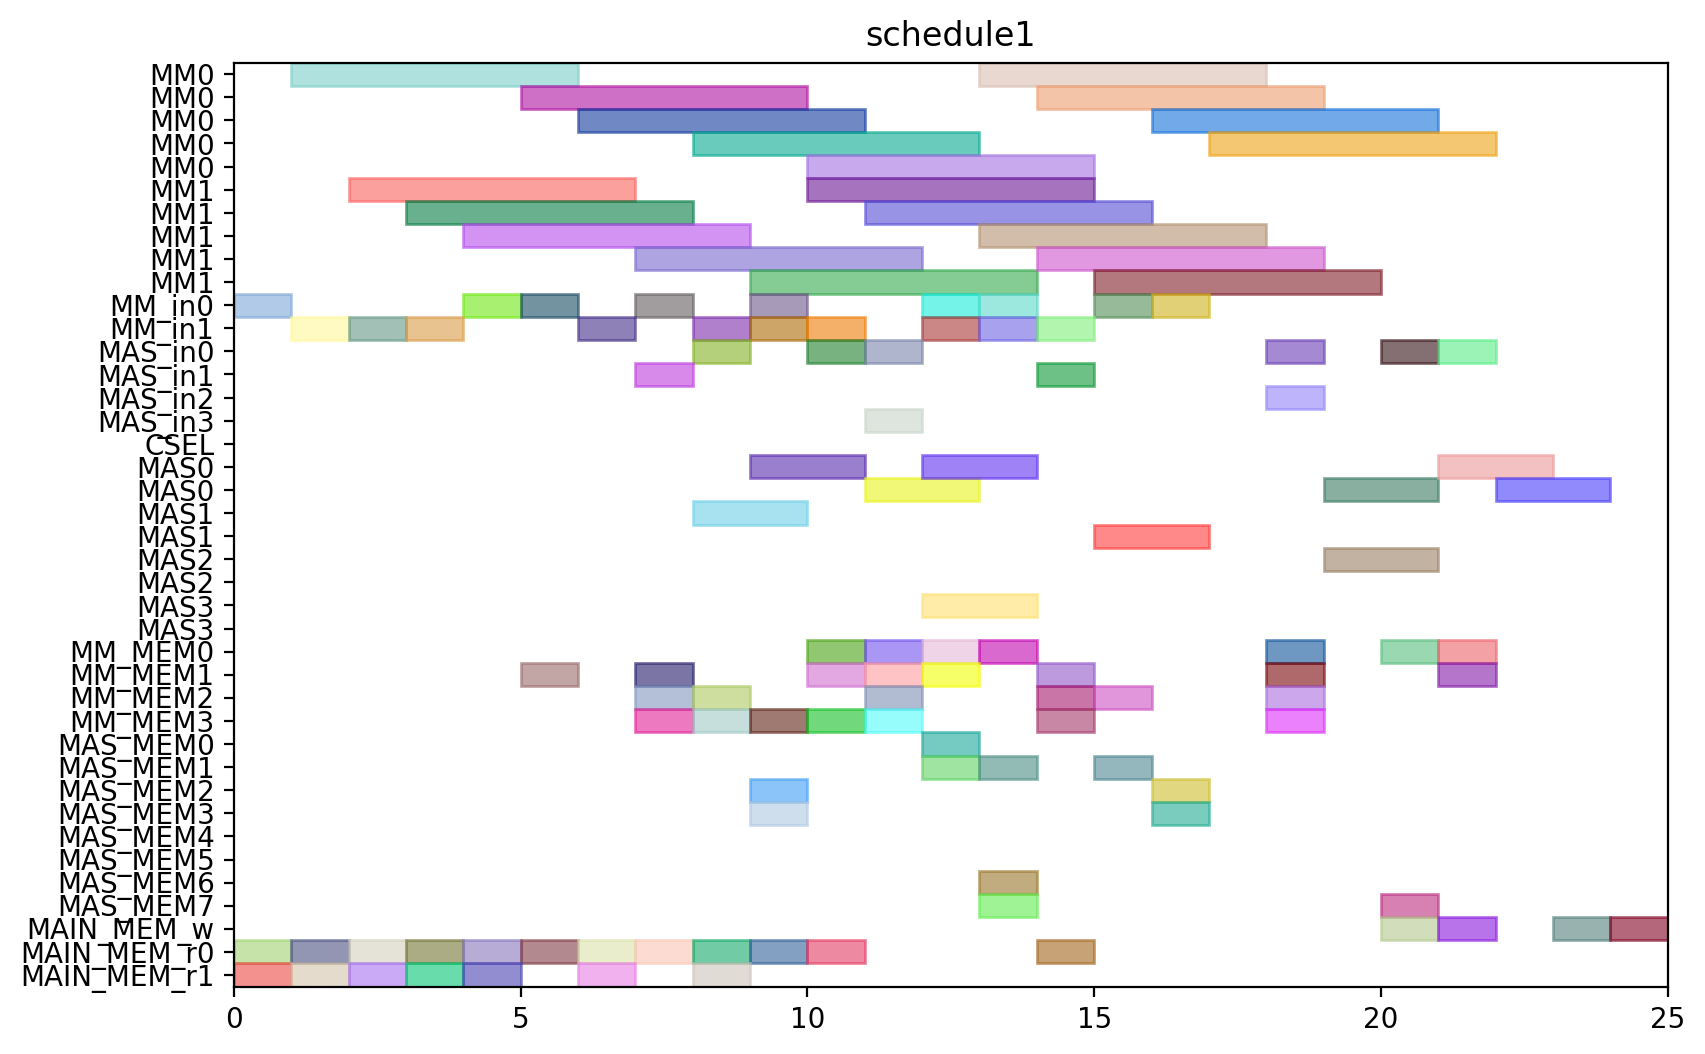

Here is the Python script that generated this plot:
from pyschedule import Scenario, solvers, plotters, alt


def solve():
	horizon = 144
	S = Scenario("schedule1", horizon=horizon)

	# resource
	MM = S.Resources('MM', num=2, size=5)
	MM_in = S.Resources('MM_in', num=2)
	MAS_in = S.Resources('MAS_in', num=4)
	CSEL = S.Resource('CSEL')
	MAS = S.Resources('MAS', num=4, size=2, periods=range(1, horizon))
	MM_MEM = S.Resources('MM_MEM', num=4)
	MAS_MEM = S.Resources('MAS_MEM', num=8)
	MAIN_MEM_w = S.Resource('MAIN_MEM_w', size=1)
	MAIN_MEM_r = S.Resources('MAIN_MEM_r', num=2)

	# result of previous scheduling
	T1_in = S.Task('T1_in', length=1, delay_cost=1)
	S += T1_in >= 0
	T1_in += MM_in[0]

	T1_mem0 = S.Task('T1_mem0', length=1, delay_cost=1)
	S += T1_mem0 >= 0
	T1_mem0 += MAIN_MEM_r[0]

	T1_mem1 = S.Task('T1_mem1', length=1, delay_cost=1)
	S += T1_mem1 >= 0
	T1_mem1 += MAIN_MEM_r[1]

	T1 = S.Task('T1', length=5, delay_cost=1)
	S += T1 >= 1
	T1 += MM[0]

	T4_in = S.Task('T4_in', length=1, delay_cost=1)
	S += T4_in >= 1
	T4_in += MM_in[1]

	T4_mem0 = S.Task('T4_mem0', length=1, delay_cost=1)
	S += T4_mem0 >= 1
	T4_mem0 += MAIN_MEM_r[0]

	T4_mem1 = S.Task('T4_mem1', length=1, delay_cost=1)
	S += T4_mem1 >= 1
	T4_mem1 += MAIN_MEM_r[1]

	T4 = S.Task('T4', length=5, delay_cost=1)
	S += T4 >= 2
	T4 += MM[1]

	T3_in = S.Task('T3_in', length=1, delay_cost=1)
	S += T3_in >= 3
	T3_in += MM_in[1]

	T3_mem0 = S.Task('T3_mem0', length=1, delay_cost=1)
	S += T3_mem0 >= 3
	T3_mem0 += MAIN_MEM_r[0]

	T3_mem1 = S.Task('T3_mem1', length=1, delay_cost=1)
	S += T3_mem1 >= 3
	T3_mem1 += MAIN_MEM_r[1]

	T3 = S.Task('T3', length=5, delay_cost=1)
	S += T3 >= 4
	T3 += MM[1]

	T5_in = S.Task('T5_in', length=1, delay_cost=1)
	S += T5_in >= 4
	T5_in += MM_in[0]

	T5_mem0 = S.Task('T5_mem0', length=1, delay_cost=1)
	S += T5_mem0 >= 4
	T5_mem0 += MAIN_MEM_r[0]

	T5_mem1 = S.Task('T5_mem1', length=1, delay_cost=1)
	S += T5_mem1 >= 4
	T5_mem1 += MAIN_MEM_r[1]

	T5 = S.Task('T5', length=5, delay_cost=1)
	S += T5 >= 5
	T5 += MM[0]

	T9_in = S.Task('T9_in', length=1, delay_cost=1)
	S += T9_in >= 5
	T9_in += MM_in[0]

	T9_mem0 = S.Task('T9_mem0', length=1, delay_cost=1)
	S += T9_mem0 >= 5
	T9_mem0 += MAIN_MEM_r[0]

	T9_mem1 = S.Task('T9_mem1', length=1, delay_cost=1)
	S += T9_mem1 >= 5
	T9_mem1 += MM_MEM[1]

	T7_in = S.Task('T7_in', length=1, delay_cost=1)
	S += T7_in >= 6
	T7_in += MM_in[1]

	T7_mem0 = S.Task('T7_mem0', length=1, delay_cost=1)
	S += T7_mem0 >= 6
	T7_mem0 += MAIN_MEM_r[0]

	T7_mem1 = S.Task('T7_mem1', length=1, delay_cost=1)
	S += T7_mem1 >= 6
	T7_mem1 += MAIN_MEM_r[1]

	T9 = S.Task('T9', length=5, delay_cost=1)
	S += T9 >= 6
	T9 += MM[0]

	T13_in = S.Task('T13_in', length=1, delay_cost=1)
	S += T13_in >= 7
	T13_in += MAS_in[1]

	T13_mem0 = S.Task('T13_mem0', length=1, delay_cost=1)
	S += T13_mem0 >= 7
	T13_mem0 += MM_MEM[2]

	T13_mem1 = S.Task('T13_mem1', length=1, delay_cost=1)
	S += T13_mem1 >= 7
	T13_mem1 += MM_MEM[3]

	T7 = S.Task('T7', length=5, delay_cost=1)
	S += T7 >= 7
	T7 += MM[1]

	T8_in = S.Task('T8_in', length=1, delay_cost=1)
	S += T8_in >= 7
	T8_in += MM_in[0]

	T8_mem0 = S.Task('T8_mem0', length=1, delay_cost=1)
	S += T8_mem0 >= 7
	T8_mem0 += MAIN_MEM_r[0]

	T8_mem1 = S.Task('T8_mem1', length=1, delay_cost=1)
	S += T8_mem1 >= 7
	T8_mem1 += MM_MEM[1]

	T12_in = S.Task('T12_in', length=1, delay_cost=1)
	S += T12_in >= 8
	T12_in += MAS_in[0]

	T12_mem0 = S.Task('T12_mem0', length=1, delay_cost=1)
	S += T12_mem0 >= 8
	T12_mem0 += MM_MEM[2]

	T12_mem1 = S.Task('T12_mem1', length=1, delay_cost=1)
	S += T12_mem1 >= 8
	T12_mem1 += MM_MEM[3]

	T13 = S.Task('T13', length=2, delay_cost=1)
	S += T13 >= 8
	T13 += MAS[1]

	T6_in = S.Task('T6_in', length=1, delay_cost=1)
	S += T6_in >= 8
	T6_in += MM_in[1]

	T6_mem0 = S.Task('T6_mem0', length=1, delay_cost=1)
	S += T6_mem0 >= 8
	T6_mem0 += MAIN_MEM_r[0]

	T6_mem1 = S.Task('T6_mem1', length=1, delay_cost=1)
	S += T6_mem1 >= 8
	T6_mem1 += MAIN_MEM_r[1]

	T8 = S.Task('T8', length=5, delay_cost=1)
	S += T8 >= 8
	T8 += MM[0]

	T10_in = S.Task('T10_in', length=1, delay_cost=1)
	S += T10_in >= 9
	T10_in += MM_in[1]

	T10_mem0 = S.Task('T10_mem0', length=1, delay_cost=1)
	S += T10_mem0 >= 9
	T10_mem0 += MAIN_MEM_r[0]

	T10_mem1 = S.Task('T10_mem1', length=1, delay_cost=1)
	S += T10_mem1 >= 9
	T10_mem1 += MM_MEM[3]

	T12 = S.Task('T12', length=2, delay_cost=1)
	S += T12 >= 9
	T12 += MAS[0]

	T14_in = S.Task('T14_in', length=1, delay_cost=1)
	S += T14_in >= 9
	T14_in += MM_in[0]

	T14_mem0 = S.Task('T14_mem0', length=1, delay_cost=1)
	S += T14_mem0 >= 9
	T14_mem0 += MAS_MEM[2]

	T14_mem1 = S.Task('T14_mem1', length=1, delay_cost=1)
	S += T14_mem1 >= 9
	T14_mem1 += MAS_MEM[3]

	T6 = S.Task('T6', length=5, delay_cost=1)
	S += T6 >= 9
	T6 += MM[1]

	T10 = S.Task('T10', length=5, delay_cost=1)
	S += T10 >= 10
	T10 += MM[1]

	T11_in = S.Task('T11_in', length=1, delay_cost=1)
	S += T11_in >= 10
	T11_in += MM_in[1]

	T11_mem0 = S.Task('T11_mem0', length=1, delay_cost=1)
	S += T11_mem0 >= 10
	T11_mem0 += MAIN_MEM_r[0]

	T11_mem1 = S.Task('T11_mem1', length=1, delay_cost=1)
	S += T11_mem1 >= 10
	T11_mem1 += MM_MEM[3]

	T14 = S.Task('T14', length=5, delay_cost=1)
	S += T14 >= 10
	T14 += MM[0]

	T19_in = S.Task('T19_in', length=1, delay_cost=1)
	S += T19_in >= 10
	T19_in += MAS_in[0]

	T19_mem0 = S.Task('T19_mem0', length=1, delay_cost=1)
	S += T19_mem0 >= 10
	T19_mem0 += MM_MEM[0]

	T19_mem1 = S.Task('T19_mem1', length=1, delay_cost=1)
	S += T19_mem1 >= 10
	T19_mem1 += MM_MEM[1]

	T11 = S.Task('T11', length=5, delay_cost=1)
	S += T11 >= 11
	T11 += MM[1]

	T15_in = S.Task('T15_in', length=1, delay_cost=1)
	S += T15_in >= 11
	T15_in += MAS_in[3]

	T15_mem0 = S.Task('T15_mem0', length=1, delay_cost=1)
	S += T15_mem0 >= 11
	T15_mem0 += MM_MEM[2]

	T15_mem1 = S.Task('T15_mem1', length=1, delay_cost=1)
	S += T15_mem1 >= 11
	T15_mem1 += MM_MEM[3]

	T18_in = S.Task('T18_in', length=1, delay_cost=1)
	S += T18_in >= 11
	T18_in += MAS_in[0]

	T18_mem0 = S.Task('T18_mem0', length=1, delay_cost=1)
	S += T18_mem0 >= 11
	T18_mem0 += MM_MEM[0]

	T18_mem1 = S.Task('T18_mem1', length=1, delay_cost=1)
	S += T18_mem1 >= 11
	T18_mem1 += MM_MEM[1]

	T19 = S.Task('T19', length=2, delay_cost=1)
	S += T19 >= 11
	T19 += MAS[0]

	T15 = S.Task('T15', length=2, delay_cost=1)
	S += T15 >= 12
	T15 += MAS[3]

	T16_in = S.Task('T16_in', length=1, delay_cost=1)
	S += T16_in >= 12
	T16_in += MM_in[0]

	T16_mem0 = S.Task('T16_mem0', length=1, delay_cost=1)
	S += T16_mem0 >= 12
	T16_mem0 += MM_MEM[0]

	T16_mem1 = S.Task('T16_mem1', length=1, delay_cost=1)
	S += T16_mem1 >= 12
	T16_mem1 += MM_MEM[1]

	T18 = S.Task('T18', length=2, delay_cost=1)
	S += T18 >= 12
	T18 += MAS[0]

	T16 = S.Task('T16', length=5, delay_cost=1)
	S += T16 >= 13
	T16 += MM[0]

	T17_in = S.Task('T17_in', length=1, delay_cost=1)
	S += T17_in >= 13
	T17_in += MM_in[1]

	T17_mem0 = S.Task('T17_mem0', length=1, delay_cost=1)
	S += T17_mem0 >= 13
	T17_mem0 += MM_MEM[0]

	T17_mem1 = S.Task('T17_mem1', length=1, delay_cost=1)
	S += T17_mem1 >= 13
	T17_mem1 += MAS_MEM[7]

	T17 = S.Task('T17', length=5, delay_cost=1)
	S += T17 >= 14
	T17 += MM[1]

	Z2_new_in = S.Task('Z2_new_in', length=1, delay_cost=1)
	S += Z2_new_in >= 14
	Z2_new_in += MM_in[1]

	Z2_new_mem0 = S.Task('Z2_new_mem0', length=1, delay_cost=1)
	S += Z2_new_mem0 >= 14
	Z2_new_mem0 += MAIN_MEM_r[0]

	Z2_new_mem1 = S.Task('Z2_new_mem1', length=1, delay_cost=1)
	S += Z2_new_mem1 >= 14
	Z2_new_mem1 += MM_MEM[1]

	Z2_new = S.Task('Z2_new', length=5, delay_cost=1)
	S += Z2_new >= 15
	Z2_new += MM[1]

	X1_new_in = S.Task('X1_new_in', length=1, delay_cost=1)
	S += X1_new_in >= 18
	X1_new_in += MAS_in[0]

	X1_new_mem0 = S.Task('X1_new_mem0', length=1, delay_cost=1)
	S += X1_new_mem0 >= 18
	X1_new_mem0 += MM_MEM[2]

	X1_new_mem1 = S.Task('X1_new_mem1', length=1, delay_cost=1)
	S += X1_new_mem1 >= 18
	X1_new_mem1 += MM_MEM[3]

	X1_new = S.Task('X1_new', length=2, delay_cost=1)
	S += X1_new >= 19
	X1_new += MAS[0]

	Z1_new_in = S.Task('Z1_new_in', length=1, delay_cost=1)
	S += Z1_new_in >= 20
	Z1_new_in += MAS_in[0]

	Z1_new_mem0 = S.Task('Z1_new_mem0', length=1, delay_cost=1)
	S += Z1_new_mem0 >= 20
	Z1_new_mem0 += MM_MEM[0]

	Z1_new_mem1 = S.Task('Z1_new_mem1', length=1, delay_cost=1)
	S += Z1_new_mem1 >= 20
	Z1_new_mem1 += MAS_MEM[7]

	Z2_new_w = S.Task('Z2_new_w', length=1, delay_cost=1)
	S += Z2_new_w >= 20
	Z2_new_w += MAIN_MEM_w

	X1_new_w = S.Task('X1_new_w', length=1, delay_cost=1)
	S += X1_new_w >= 21
	X1_new_w += MAIN_MEM_w

	Z1_new = S.Task('Z1_new', length=2, delay_cost=1)
	S += Z1_new >= 21
	Z1_new += MAS[0]

	Z1_new_w = S.Task('Z1_new_w', length=1, delay_cost=1)
	S += Z1_new_w >= 23
	Z1_new_w += MAIN_MEM_w


	# new tasks
	T2 = S.Task('T2', length=5, delay_cost=1)
	T2 += alt(MM)
	T2_in = S.Task('T2_in', length=1, delay_cost=1)
	T2_in += alt(MM_in)
	S += T2_in*MM_in[0]<=T2*MM[0]
	S += T2_in*MM_in[1]<=T2*MM[1]
	S += T2<8

	T2_mem0 = S.Task('T2_mem0', length=1, delay_cost=1)
	T2_mem0 += MAIN_MEM_r[0]
	S += T2_mem0 <= T2

	T2_mem1 = S.Task('T2_mem1', length=1, delay_cost=1)
	T2_mem1 += MAIN_MEM_r[1]
	S += T2_mem1 <= T2

	T21 = S.Task('T21', length=2, delay_cost=1)
	T21 += alt(MAS)
	T21_in = S.Task('T21_in', length=1, delay_cost=1)
	T21_in += alt(MAS_in)
	S += T21_in*MAS_in[0]<=T21*MAS[0]

	S += T21_in*MAS_in[1]<=T21*MAS[1]

	S += T21_in*MAS_in[2]<=T21*MAS[2]

	S += T21_in*MAS_in[3]<=T21*MAS[3]

	S += T21<1000

	T21_mem0 = S.Task('T21_mem0', length=1, delay_cost=1)
	T21_mem0 += MM_MEM[2]
	S += 13 < T21_mem0
	S += T21_mem0 <= T21

	T21_mem1 = S.Task('T21_mem1', length=1, delay_cost=1)
	T21_mem1 += MM_MEM[3]
	S += 14 < T21_mem1
	S += T21_mem1 <= T21

	T24 = S.Task('T24', length=5, delay_cost=1)
	T24 += alt(MM)
	T24_in = S.Task('T24_in', length=1, delay_cost=1)
	T24_in += alt(MM_in)
	S += T24_in*MM_in[0]<=T24*MM[0]
	S += T24_in*MM_in[1]<=T24*MM[1]
	S += T24<22

	T24_mem0 = S.Task('T24_mem0', length=1, delay_cost=1)
	T24_mem0 += MM_MEM[2]
	S += 15 < T24_mem0
	S += T24_mem0 <= T24

	T24_mem1 = S.Task('T24_mem1', length=1, delay_cost=1)
	T24_mem1 += MAS_MEM[1]
	S += 10 < T24_mem1
	S += T24_mem1 <= T24

	T20 = S.Task('T20', length=5, delay_cost=1)
	T20 += alt(MM)
	T20_in = S.Task('T20_in', length=1, delay_cost=1)
	T20_in += alt(MM_in)
	S += T20_in*MM_in[0]<=T20*MM[0]
	S += T20_in*MM_in[1]<=T20*MM[1]
	S += T20<19

	T20_mem0 = S.Task('T20_mem0', length=1, delay_cost=1)
	T20_mem0 += MAS_MEM[6]
	S += 13 < T20_mem0
	S += T20_mem0 <= T20

	T20_mem1 = S.Task('T20_mem1', length=1, delay_cost=1)
	T20_mem1 += MAS_MEM[1]
	S += 13 < T20_mem1
	S += T20_mem1 <= T20

	T22 = S.Task('T22', length=5, delay_cost=1)
	T22 += alt(MM)
	T22_in = S.Task('T22_in', length=1, delay_cost=1)
	T22_in += alt(MM_in)
	S += T22_in*MM_in[0]<=T22*MM[0]
	S += T22_in*MM_in[1]<=T22*MM[1]
	S += T22<22

	T22_mem0 = S.Task('T22_mem0', length=1, delay_cost=1)
	T22_mem0 += alt(MAS_MEM)
	S += (T21*MAS[0])-1 < T22_mem0*MAS_MEM[0]
	S += (T21*MAS[1])-1 < T22_mem0*MAS_MEM[2]
	S += (T21*MAS[2])-1 < T22_mem0*MAS_MEM[4]
	S += (T21*MAS[3])-1 < T22_mem0*MAS_MEM[6]
	S += T22_mem0 <= T22

	T22_mem1 = S.Task('T22_mem1', length=1, delay_cost=1)
	T22_mem1 += alt(MAS_MEM)
	S += (T21*MAS[0])-1 < T22_mem1*MAS_MEM[1]
	S += (T21*MAS[1])-1 < T22_mem1*MAS_MEM[3]
	S += (T21*MAS[2])-1 < T22_mem1*MAS_MEM[5]
	S += (T21*MAS[3])-1 < T22_mem1*MAS_MEM[7]
	S += T22_mem1 <= T22

	T23 = S.Task('T23', length=5, delay_cost=1)
	T23 += alt(MM)
	T23_in = S.Task('T23_in', length=1, delay_cost=1)
	T23_in += alt(MM_in)
	S += T23_in*MM_in[0]<=T23*MM[0]
	S += T23_in*MM_in[1]<=T23*MM[1]
	S += T23<19

	T23_mem0 = S.Task('T23_mem0', length=1, delay_cost=1)
	T23_mem0 += MAS_MEM[0]
	S += 12 < T23_mem0
	S += T23_mem0 <= T23

	T23_mem1 = S.Task('T23_mem1', length=1, delay_cost=1)
	T23_mem1 += MAS_MEM[1]
	S += 12 < T23_mem1
	S += T23_mem1 <= T23

	T25 = S.Task('T25', length=2, delay_cost=1)
	T25 += alt(MAS)
	T25_in = S.Task('T25_in', length=1, delay_cost=1)
	T25_in += alt(MAS_in)
	S += T25_in*MAS_in[0]<=T25*MAS[0]

	S += T25_in*MAS_in[1]<=T25*MAS[1]

	S += T25_in*MAS_in[2]<=T25*MAS[2]

	S += T25_in*MAS_in[3]<=T25*MAS[3]

	S += T25<21

	T25_mem0 = S.Task('T25_mem0', length=1, delay_cost=1)
	T25_mem0 += alt(MM_MEM)
	S += (T20*MM[0])-1 < T25_mem0*MM_MEM[0]
	S += (T20*MM[1])-1 < T25_mem0*MM_MEM[2]
	S += T25_mem0 <= T25

	T25_mem1 = S.Task('T25_mem1', length=1, delay_cost=1)
	T25_mem1 += alt(MM_MEM)
	S += (T20*MM[0])-1 < T25_mem1*MM_MEM[1]
	S += (T20*MM[1])-1 < T25_mem1*MM_MEM[3]
	S += T25_mem1 <= T25

	X2_new = S.Task('X2_new', length=2, delay_cost=1)
	X2_new += alt(MAS)
	X2_new_in = S.Task('X2_new_in', length=1, delay_cost=1)
	X2_new_in += alt(MAS_in)
	S += X2_new_in*MAS_in[0]<=X2_new*MAS[0]

	S += X2_new_in*MAS_in[1]<=X2_new*MAS[1]

	S += X2_new_in*MAS_in[2]<=X2_new*MAS[2]

	S += X2_new_in*MAS_in[3]<=X2_new*MAS[3]

	S += 0<X2_new

	X2_new_w = S.Task('X2_new_w', length=1, delay_cost=1)
	X2_new_w += alt(MAIN_MEM_w)
	S += X2_new <= X2_new_w

	S += X2_new<1000

	X2_new_mem0 = S.Task('X2_new_mem0', length=1, delay_cost=1)
	X2_new_mem0 += alt(MM_MEM)
	S += (T22*MM[0])-1 < X2_new_mem0*MM_MEM[0]
	S += (T22*MM[1])-1 < X2_new_mem0*MM_MEM[2]
	S += X2_new_mem0 <= X2_new

	X2_new_mem1 = S.Task('X2_new_mem1', length=1, delay_cost=1)
	X2_new_mem1 += alt(MM_MEM)
	S += (T24*MM[0])-1 < X2_new_mem1*MM_MEM[1]
	S += (T24*MM[1])-1 < X2_new_mem1*MM_MEM[3]
	S += X2_new_mem1 <= X2_new

	solvers.mip.solve(S,msg=1,kind='CPLEX',ratio_gap=1.01)

	solution = [['hoge']*len(S.solution()[1]) for i in range(len(S.solution()))]
	for i in range(len(S.solution())):
		for j in range(len(S.solution()[i])):
			solution[i][j]=str(S.solution()[i][j])
	print(solution)

	cycles = int(solution[-1][3])

	pic_file_name = "/mnt/rose/usr1/fukuda/ABE/multiRAM_multiMAS_16mux/scheduling_result/stage5MM2_stage2MAS4/EP_LADDERMUL/schedule1.png"
	if(S.solution() != []):
		plotters.matplotlib.plot(S,img_filename=pic_file_name, show_task_labels=False, fig_size=(cycles*0.25+3, 6))

	return solution
